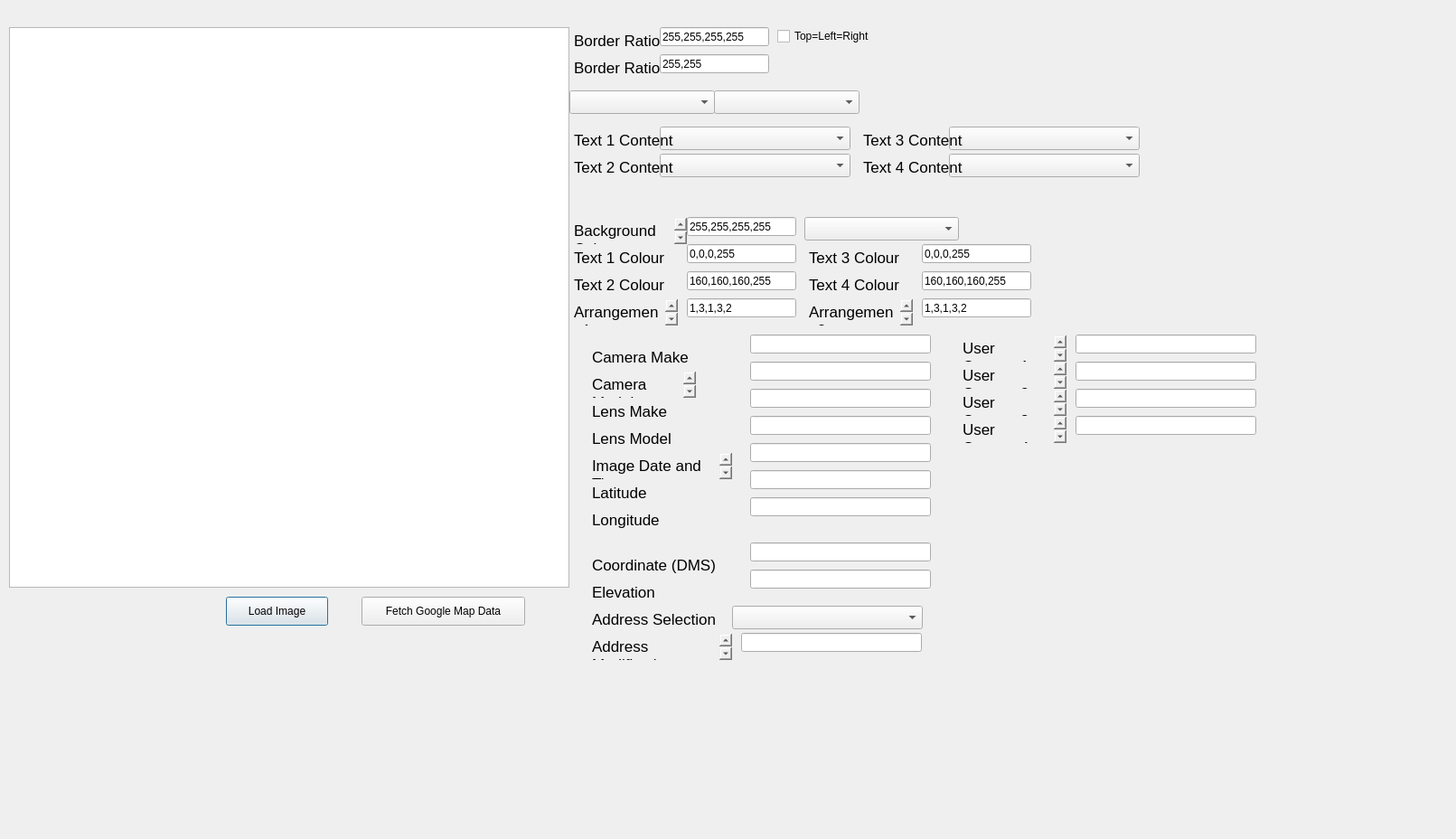
<?xml version="1.0" encoding="UTF-8"?>
<ui version="4.0">
 <class>Dialog</class>
 <widget class="QDialog" name="Dialog">
  <property name="geometry">
   <rect>
    <x>0</x>
    <y>0</y>
    <width>1611</width>
    <height>928</height>
   </rect>
  </property>
  <property name="sizePolicy">
   <sizepolicy hsizetype="Preferred" vsizetype="Preferred">
    <horstretch>0</horstretch>
    <verstretch>0</verstretch>
   </sizepolicy>
  </property>
  <property name="windowTitle">
   <string>CameraWatermark</string>
  </property>
  <widget class="QPushButton" name="Load_Image">
   <property name="geometry">
    <rect>
     <x>250</x>
     <y>660</y>
     <width>113</width>
     <height>32</height>
    </rect>
   </property>
   <property name="text">
    <string>Load Image</string>
   </property>
  </widget>
  <widget class="QGraphicsView" name="preview">
   <property name="geometry">
    <rect>
     <x>10</x>
     <y>30</y>
     <width>620</width>
     <height>620</height>
    </rect>
   </property>
   <property name="sizePolicy">
    <sizepolicy hsizetype="Fixed" vsizetype="Fixed">
     <horstretch>0</horstretch>
     <verstretch>0</verstretch>
    </sizepolicy>
   </property>
   <property name="styleSheet">
    <string notr="true"/>
   </property>
   <property name="frameShape">
    <enum>QFrame::StyledPanel</enum>
   </property>
   <property name="verticalScrollBarPolicy">
    <enum>Qt::ScrollBarAlwaysOff</enum>
   </property>
   <property name="horizontalScrollBarPolicy">
    <enum>Qt::ScrollBarAlwaysOff</enum>
   </property>
  </widget>
  <widget class="QComboBox" name="Font_Selection">
   <property name="geometry">
    <rect>
     <x>630</x>
     <y>100</y>
     <width>161</width>
     <height>26</height>
    </rect>
   </property>
  </widget>
  <widget class="QLineEdit" name="Background_Colour">
   <property name="geometry">
    <rect>
     <x>760</x>
     <y>240</y>
     <width>121</width>
     <height>21</height>
    </rect>
   </property>
   <property name="text">
    <string>255,255,255,255</string>
   </property>
  </widget>
  <widget class="QTextBrowser" name="Bottom_Border_Text_2">
   <property name="geometry">
    <rect>
     <x>630</x>
     <y>240</y>
     <width>131</width>
     <height>31</height>
    </rect>
   </property>
   <property name="styleSheet">
    <string notr="true">background-color: rgba(255, 255, 255, 0);
</string>
   </property>
   <property name="html">
    <string>&lt;!DOCTYPE HTML PUBLIC &quot;-//W3C//DTD HTML 4.0//EN&quot; &quot;http://www.w3.org/TR/REC-html40/strict.dtd&quot;&gt;
&lt;html&gt;&lt;head&gt;&lt;meta name=&quot;qrichtext&quot; content=&quot;1&quot; /&gt;&lt;style type=&quot;text/css&quot;&gt;
p, li { white-space: pre-wrap; }
&lt;/style&gt;&lt;/head&gt;&lt;body style=&quot; font-family:'.AppleSystemUIFont'; font-size:13pt; font-weight:400; font-style:normal;&quot;&gt;
&lt;p style=&quot; margin-top:0px; margin-bottom:0px; margin-left:0px; margin-right:0px; -qt-block-indent:0; text-indent:0px;&quot;&gt;Background Colour&lt;/p&gt;&lt;/body&gt;&lt;/html&gt;</string>
   </property>
  </widget>
  <widget class="QTextBrowser" name="Bottom_Border_Text_3">
   <property name="geometry">
    <rect>
     <x>630</x>
     <y>270</y>
     <width>131</width>
     <height>31</height>
    </rect>
   </property>
   <property name="styleSheet">
    <string notr="true">background-color: rgba(255, 255, 255, 0);
</string>
   </property>
   <property name="html">
    <string>&lt;!DOCTYPE HTML PUBLIC &quot;-//W3C//DTD HTML 4.0//EN&quot; &quot;http://www.w3.org/TR/REC-html40/strict.dtd&quot;&gt;
&lt;html&gt;&lt;head&gt;&lt;meta name=&quot;qrichtext&quot; content=&quot;1&quot; /&gt;&lt;style type=&quot;text/css&quot;&gt;
p, li { white-space: pre-wrap; }
&lt;/style&gt;&lt;/head&gt;&lt;body style=&quot; font-family:'.AppleSystemUIFont'; font-size:13pt; font-weight:400; font-style:normal;&quot;&gt;
&lt;p style=&quot; margin-top:0px; margin-bottom:0px; margin-left:0px; margin-right:0px; -qt-block-indent:0; text-indent:0px;&quot;&gt;Text 1 Colour&lt;/p&gt;&lt;/body&gt;&lt;/html&gt;</string>
   </property>
  </widget>
  <widget class="QLineEdit" name="Text1_Colour">
   <property name="geometry">
    <rect>
     <x>760</x>
     <y>270</y>
     <width>121</width>
     <height>21</height>
    </rect>
   </property>
   <property name="text">
    <string>0,0,0,255</string>
   </property>
  </widget>
  <widget class="QComboBox" name="Text1_Content">
   <property name="geometry">
    <rect>
     <x>730</x>
     <y>140</y>
     <width>211</width>
     <height>26</height>
    </rect>
   </property>
  </widget>
  <widget class="QTextBrowser" name="Bottom_Border_Text_4">
   <property name="geometry">
    <rect>
     <x>630</x>
     <y>140</y>
     <width>131</width>
     <height>31</height>
    </rect>
   </property>
   <property name="styleSheet">
    <string notr="true">background-color: rgba(255, 255, 255, 0);
</string>
   </property>
   <property name="html">
    <string>&lt;!DOCTYPE HTML PUBLIC &quot;-//W3C//DTD HTML 4.0//EN&quot; &quot;http://www.w3.org/TR/REC-html40/strict.dtd&quot;&gt;
&lt;html&gt;&lt;head&gt;&lt;meta name=&quot;qrichtext&quot; content=&quot;1&quot; /&gt;&lt;style type=&quot;text/css&quot;&gt;
p, li { white-space: pre-wrap; }
&lt;/style&gt;&lt;/head&gt;&lt;body style=&quot; font-family:'.AppleSystemUIFont'; font-size:13pt; font-weight:400; font-style:normal;&quot;&gt;
&lt;p style=&quot; margin-top:0px; margin-bottom:0px; margin-left:0px; margin-right:0px; -qt-block-indent:0; text-indent:0px;&quot;&gt;Text 1 Content&lt;/p&gt;&lt;/body&gt;&lt;/html&gt;</string>
   </property>
  </widget>
  <widget class="QLineEdit" name="Text2_Colour">
   <property name="geometry">
    <rect>
     <x>760</x>
     <y>300</y>
     <width>121</width>
     <height>21</height>
    </rect>
   </property>
   <property name="text">
    <string>160,160,160,255</string>
   </property>
  </widget>
  <widget class="QTextBrowser" name="Bottom_Border_Text_5">
   <property name="geometry">
    <rect>
     <x>630</x>
     <y>300</y>
     <width>131</width>
     <height>31</height>
    </rect>
   </property>
   <property name="styleSheet">
    <string notr="true">background-color: rgba(255, 255, 255, 0);
</string>
   </property>
   <property name="html">
    <string>&lt;!DOCTYPE HTML PUBLIC &quot;-//W3C//DTD HTML 4.0//EN&quot; &quot;http://www.w3.org/TR/REC-html40/strict.dtd&quot;&gt;
&lt;html&gt;&lt;head&gt;&lt;meta name=&quot;qrichtext&quot; content=&quot;1&quot; /&gt;&lt;style type=&quot;text/css&quot;&gt;
p, li { white-space: pre-wrap; }
&lt;/style&gt;&lt;/head&gt;&lt;body style=&quot; font-family:'.AppleSystemUIFont'; font-size:13pt; font-weight:400; font-style:normal;&quot;&gt;
&lt;p style=&quot; margin-top:0px; margin-bottom:0px; margin-left:0px; margin-right:0px; -qt-block-indent:0; text-indent:0px;&quot;&gt;Text 2 Colour&lt;/p&gt;&lt;/body&gt;&lt;/html&gt;</string>
   </property>
  </widget>
  <widget class="QComboBox" name="Text2_Content">
   <property name="geometry">
    <rect>
     <x>730</x>
     <y>170</y>
     <width>211</width>
     <height>26</height>
    </rect>
   </property>
  </widget>
  <widget class="QTextBrowser" name="Bottom_Border_Text_6">
   <property name="geometry">
    <rect>
     <x>630</x>
     <y>170</y>
     <width>131</width>
     <height>31</height>
    </rect>
   </property>
   <property name="styleSheet">
    <string notr="true">background-color: rgba(255, 255, 255, 0);
</string>
   </property>
   <property name="html">
    <string>&lt;!DOCTYPE HTML PUBLIC &quot;-//W3C//DTD HTML 4.0//EN&quot; &quot;http://www.w3.org/TR/REC-html40/strict.dtd&quot;&gt;
&lt;html&gt;&lt;head&gt;&lt;meta name=&quot;qrichtext&quot; content=&quot;1&quot; /&gt;&lt;style type=&quot;text/css&quot;&gt;
p, li { white-space: pre-wrap; }
&lt;/style&gt;&lt;/head&gt;&lt;body style=&quot; font-family:'.AppleSystemUIFont'; font-size:13pt; font-weight:400; font-style:normal;&quot;&gt;
&lt;p style=&quot; margin-top:0px; margin-bottom:0px; margin-left:0px; margin-right:0px; -qt-block-indent:0; text-indent:0px;&quot;&gt;Text 2 Content&lt;/p&gt;&lt;/body&gt;&lt;/html&gt;</string>
   </property>
  </widget>
  <widget class="QLineEdit" name="Arrangement_1">
   <property name="geometry">
    <rect>
     <x>760</x>
     <y>330</y>
     <width>121</width>
     <height>21</height>
    </rect>
   </property>
   <property name="text">
    <string>1,3,1,3,2</string>
   </property>
  </widget>
  <widget class="QTextBrowser" name="Bottom_Border_Text_8">
   <property name="geometry">
    <rect>
     <x>630</x>
     <y>330</y>
     <width>121</width>
     <height>31</height>
    </rect>
   </property>
   <property name="styleSheet">
    <string notr="true">background-color: rgba(255, 255, 255, 0);
</string>
   </property>
   <property name="html">
    <string>&lt;!DOCTYPE HTML PUBLIC &quot;-//W3C//DTD HTML 4.0//EN&quot; &quot;http://www.w3.org/TR/REC-html40/strict.dtd&quot;&gt;
&lt;html&gt;&lt;head&gt;&lt;meta name=&quot;qrichtext&quot; content=&quot;1&quot; /&gt;&lt;style type=&quot;text/css&quot;&gt;
p, li { white-space: pre-wrap; }
&lt;/style&gt;&lt;/head&gt;&lt;body style=&quot; font-family:'.AppleSystemUIFont'; font-size:13pt; font-weight:400; font-style:normal;&quot;&gt;
&lt;p style=&quot; margin-top:0px; margin-bottom:0px; margin-left:0px; margin-right:0px; -qt-block-indent:0; text-indent:0px;&quot;&gt;Arrangement 1&lt;/p&gt;&lt;/body&gt;&lt;/html&gt;</string>
   </property>
  </widget>
  <widget class="QComboBox" name="Font_Weight">
   <property name="geometry">
    <rect>
     <x>790</x>
     <y>100</y>
     <width>161</width>
     <height>26</height>
    </rect>
   </property>
  </widget>
  <widget class="QLineEdit" name="CameraMake_Text">
   <property name="geometry">
    <rect>
     <x>830</x>
     <y>370</y>
     <width>200</width>
     <height>21</height>
    </rect>
   </property>
  </widget>
  <widget class="QTextBrowser" name="Bottom_Border_Text_9">
   <property name="geometry">
    <rect>
     <x>650</x>
     <y>380</y>
     <width>121</width>
     <height>31</height>
    </rect>
   </property>
   <property name="styleSheet">
    <string notr="true">background-color: rgba(255, 255, 255, 0);
</string>
   </property>
   <property name="html">
    <string>&lt;!DOCTYPE HTML PUBLIC &quot;-//W3C//DTD HTML 4.0//EN&quot; &quot;http://www.w3.org/TR/REC-html40/strict.dtd&quot;&gt;
&lt;html&gt;&lt;head&gt;&lt;meta name=&quot;qrichtext&quot; content=&quot;1&quot; /&gt;&lt;style type=&quot;text/css&quot;&gt;
p, li { white-space: pre-wrap; }
&lt;/style&gt;&lt;/head&gt;&lt;body style=&quot; font-family:'.AppleSystemUIFont'; font-size:13pt; font-weight:400; font-style:normal;&quot;&gt;
&lt;p style=&quot; margin-top:0px; margin-bottom:0px; margin-left:0px; margin-right:0px; -qt-block-indent:0; text-indent:0px;&quot;&gt;Camera Make&lt;/p&gt;&lt;/body&gt;&lt;/html&gt;</string>
   </property>
  </widget>
  <widget class="QLineEdit" name="CameraModel_Text">
   <property name="geometry">
    <rect>
     <x>830</x>
     <y>400</y>
     <width>200</width>
     <height>21</height>
    </rect>
   </property>
  </widget>
  <widget class="QTextBrowser" name="Bottom_Border_Text_10">
   <property name="geometry">
    <rect>
     <x>650</x>
     <y>410</y>
     <width>121</width>
     <height>31</height>
    </rect>
   </property>
   <property name="styleSheet">
    <string notr="true">background-color: rgba(255, 255, 255, 0);
</string>
   </property>
   <property name="html">
    <string>&lt;!DOCTYPE HTML PUBLIC &quot;-//W3C//DTD HTML 4.0//EN&quot; &quot;http://www.w3.org/TR/REC-html40/strict.dtd&quot;&gt;
&lt;html&gt;&lt;head&gt;&lt;meta name=&quot;qrichtext&quot; content=&quot;1&quot; /&gt;&lt;style type=&quot;text/css&quot;&gt;
p, li { white-space: pre-wrap; }
&lt;/style&gt;&lt;/head&gt;&lt;body style=&quot; font-family:'.AppleSystemUIFont'; font-size:13pt; font-weight:400; font-style:normal;&quot;&gt;
&lt;p style=&quot; margin-top:0px; margin-bottom:0px; margin-left:0px; margin-right:0px; -qt-block-indent:0; text-indent:0px;&quot;&gt;Camera Model&lt;/p&gt;&lt;/body&gt;&lt;/html&gt;</string>
   </property>
  </widget>
  <widget class="QLineEdit" name="LensMake_Text">
   <property name="geometry">
    <rect>
     <x>830</x>
     <y>430</y>
     <width>200</width>
     <height>21</height>
    </rect>
   </property>
  </widget>
  <widget class="QLineEdit" name="LensModel_Text">
   <property name="geometry">
    <rect>
     <x>830</x>
     <y>460</y>
     <width>200</width>
     <height>21</height>
    </rect>
   </property>
  </widget>
  <widget class="QTextBrowser" name="Bottom_Border_Text_11">
   <property name="geometry">
    <rect>
     <x>650</x>
     <y>440</y>
     <width>121</width>
     <height>31</height>
    </rect>
   </property>
   <property name="styleSheet">
    <string notr="true">background-color: rgba(255, 255, 255, 0);
</string>
   </property>
   <property name="html">
    <string>&lt;!DOCTYPE HTML PUBLIC &quot;-//W3C//DTD HTML 4.0//EN&quot; &quot;http://www.w3.org/TR/REC-html40/strict.dtd&quot;&gt;
&lt;html&gt;&lt;head&gt;&lt;meta name=&quot;qrichtext&quot; content=&quot;1&quot; /&gt;&lt;style type=&quot;text/css&quot;&gt;
p, li { white-space: pre-wrap; }
&lt;/style&gt;&lt;/head&gt;&lt;body style=&quot; font-family:'.AppleSystemUIFont'; font-size:13pt; font-weight:400; font-style:normal;&quot;&gt;
&lt;p style=&quot; margin-top:0px; margin-bottom:0px; margin-left:0px; margin-right:0px; -qt-block-indent:0; text-indent:0px;&quot;&gt;Lens Make&lt;/p&gt;&lt;/body&gt;&lt;/html&gt;</string>
   </property>
  </widget>
  <widget class="QTextBrowser" name="Bottom_Border_Text_12">
   <property name="geometry">
    <rect>
     <x>650</x>
     <y>470</y>
     <width>121</width>
     <height>31</height>
    </rect>
   </property>
   <property name="styleSheet">
    <string notr="true">background-color: rgba(255, 255, 255, 0);
</string>
   </property>
   <property name="html">
    <string>&lt;!DOCTYPE HTML PUBLIC &quot;-//W3C//DTD HTML 4.0//EN&quot; &quot;http://www.w3.org/TR/REC-html40/strict.dtd&quot;&gt;
&lt;html&gt;&lt;head&gt;&lt;meta name=&quot;qrichtext&quot; content=&quot;1&quot; /&gt;&lt;style type=&quot;text/css&quot;&gt;
p, li { white-space: pre-wrap; }
&lt;/style&gt;&lt;/head&gt;&lt;body style=&quot; font-family:'.AppleSystemUIFont'; font-size:13pt; font-weight:400; font-style:normal;&quot;&gt;
&lt;p style=&quot; margin-top:0px; margin-bottom:0px; margin-left:0px; margin-right:0px; -qt-block-indent:0; text-indent:0px;&quot;&gt;Lens Model&lt;/p&gt;&lt;/body&gt;&lt;/html&gt;</string>
   </property>
  </widget>
  <widget class="QTextBrowser" name="Bottom_Border_Text_13">
   <property name="geometry">
    <rect>
     <x>650</x>
     <y>500</y>
     <width>161</width>
     <height>31</height>
    </rect>
   </property>
   <property name="styleSheet">
    <string notr="true">background-color: rgba(255, 255, 255, 0);
</string>
   </property>
   <property name="html">
    <string>&lt;!DOCTYPE HTML PUBLIC &quot;-//W3C//DTD HTML 4.0//EN&quot; &quot;http://www.w3.org/TR/REC-html40/strict.dtd&quot;&gt;
&lt;html&gt;&lt;head&gt;&lt;meta name=&quot;qrichtext&quot; content=&quot;1&quot; /&gt;&lt;style type=&quot;text/css&quot;&gt;
p, li { white-space: pre-wrap; }
&lt;/style&gt;&lt;/head&gt;&lt;body style=&quot; font-family:'.AppleSystemUIFont'; font-size:13pt; font-weight:400; font-style:normal;&quot;&gt;
&lt;p style=&quot; margin-top:0px; margin-bottom:0px; margin-left:0px; margin-right:0px; -qt-block-indent:0; text-indent:0px;&quot;&gt;Image Date and Time&lt;/p&gt;&lt;/body&gt;&lt;/html&gt;</string>
   </property>
  </widget>
  <widget class="QLineEdit" name="DateTime_Text">
   <property name="geometry">
    <rect>
     <x>830</x>
     <y>490</y>
     <width>200</width>
     <height>21</height>
    </rect>
   </property>
  </widget>
  <widget class="QTextBrowser" name="Bottom_Border_Text_14">
   <property name="geometry">
    <rect>
     <x>650</x>
     <y>530</y>
     <width>161</width>
     <height>31</height>
    </rect>
   </property>
   <property name="styleSheet">
    <string notr="true">background-color: rgba(255, 255, 255, 0);
</string>
   </property>
   <property name="html">
    <string>&lt;!DOCTYPE HTML PUBLIC &quot;-//W3C//DTD HTML 4.0//EN&quot; &quot;http://www.w3.org/TR/REC-html40/strict.dtd&quot;&gt;
&lt;html&gt;&lt;head&gt;&lt;meta name=&quot;qrichtext&quot; content=&quot;1&quot; /&gt;&lt;style type=&quot;text/css&quot;&gt;
p, li { white-space: pre-wrap; }
&lt;/style&gt;&lt;/head&gt;&lt;body style=&quot; font-family:'.AppleSystemUIFont'; font-size:13pt; font-weight:400; font-style:normal;&quot;&gt;
&lt;p style=&quot; margin-top:0px; margin-bottom:0px; margin-left:0px; margin-right:0px; -qt-block-indent:0; text-indent:0px;&quot;&gt;Latitude&lt;/p&gt;&lt;/body&gt;&lt;/html&gt;</string>
   </property>
  </widget>
  <widget class="QLineEdit" name="Latitude_Text">
   <property name="geometry">
    <rect>
     <x>830</x>
     <y>520</y>
     <width>200</width>
     <height>21</height>
    </rect>
   </property>
  </widget>
  <widget class="QTextBrowser" name="Bottom_Border_Text_15">
   <property name="geometry">
    <rect>
     <x>650</x>
     <y>610</y>
     <width>161</width>
     <height>31</height>
    </rect>
   </property>
   <property name="styleSheet">
    <string notr="true">background-color: rgba(255, 255, 255, 0);
</string>
   </property>
   <property name="html">
    <string>&lt;!DOCTYPE HTML PUBLIC &quot;-//W3C//DTD HTML 4.0//EN&quot; &quot;http://www.w3.org/TR/REC-html40/strict.dtd&quot;&gt;
&lt;html&gt;&lt;head&gt;&lt;meta name=&quot;qrichtext&quot; content=&quot;1&quot; /&gt;&lt;style type=&quot;text/css&quot;&gt;
p, li { white-space: pre-wrap; }
&lt;/style&gt;&lt;/head&gt;&lt;body style=&quot; font-family:'.AppleSystemUIFont'; font-size:13pt; font-weight:400; font-style:normal;&quot;&gt;
&lt;p style=&quot; margin-top:0px; margin-bottom:0px; margin-left:0px; margin-right:0px; -qt-block-indent:0; text-indent:0px;&quot;&gt;Coordinate (DMS)&lt;/p&gt;&lt;/body&gt;&lt;/html&gt;</string>
   </property>
  </widget>
  <widget class="QLineEdit" name="CoordinateStr_Text">
   <property name="geometry">
    <rect>
     <x>830</x>
     <y>600</y>
     <width>200</width>
     <height>21</height>
    </rect>
   </property>
  </widget>
  <widget class="QTextBrowser" name="Bottom_Border_Text_16">
   <property name="geometry">
    <rect>
     <x>650</x>
     <y>640</y>
     <width>161</width>
     <height>31</height>
    </rect>
   </property>
   <property name="styleSheet">
    <string notr="true">background-color: rgba(255, 255, 255, 0);
</string>
   </property>
   <property name="html">
    <string>&lt;!DOCTYPE HTML PUBLIC &quot;-//W3C//DTD HTML 4.0//EN&quot; &quot;http://www.w3.org/TR/REC-html40/strict.dtd&quot;&gt;
&lt;html&gt;&lt;head&gt;&lt;meta name=&quot;qrichtext&quot; content=&quot;1&quot; /&gt;&lt;style type=&quot;text/css&quot;&gt;
p, li { white-space: pre-wrap; }
&lt;/style&gt;&lt;/head&gt;&lt;body style=&quot; font-family:'.AppleSystemUIFont'; font-size:13pt; font-weight:400; font-style:normal;&quot;&gt;
&lt;p style=&quot; margin-top:0px; margin-bottom:0px; margin-left:0px; margin-right:0px; -qt-block-indent:0; text-indent:0px;&quot;&gt;Elevation&lt;/p&gt;&lt;/body&gt;&lt;/html&gt;</string>
   </property>
  </widget>
  <widget class="QLineEdit" name="Elevation_Text">
   <property name="geometry">
    <rect>
     <x>830</x>
     <y>630</y>
     <width>200</width>
     <height>21</height>
    </rect>
   </property>
  </widget>
  <widget class="QTextBrowser" name="Bottom_Border_Text_17">
   <property name="geometry">
    <rect>
     <x>650</x>
     <y>670</y>
     <width>161</width>
     <height>31</height>
    </rect>
   </property>
   <property name="styleSheet">
    <string notr="true">background-color: rgba(255, 255, 255, 0);
</string>
   </property>
   <property name="html">
    <string>&lt;!DOCTYPE HTML PUBLIC &quot;-//W3C//DTD HTML 4.0//EN&quot; &quot;http://www.w3.org/TR/REC-html40/strict.dtd&quot;&gt;
&lt;html&gt;&lt;head&gt;&lt;meta name=&quot;qrichtext&quot; content=&quot;1&quot; /&gt;&lt;style type=&quot;text/css&quot;&gt;
p, li { white-space: pre-wrap; }
&lt;/style&gt;&lt;/head&gt;&lt;body style=&quot; font-family:'.AppleSystemUIFont'; font-size:13pt; font-weight:400; font-style:normal;&quot;&gt;
&lt;p style=&quot; margin-top:0px; margin-bottom:0px; margin-left:0px; margin-right:0px; -qt-block-indent:0; text-indent:0px;&quot;&gt;Address Selection&lt;/p&gt;&lt;/body&gt;&lt;/html&gt;</string>
   </property>
  </widget>
  <widget class="QPushButton" name="Fetch_Google_Map_Data">
   <property name="geometry">
    <rect>
     <x>400</x>
     <y>660</y>
     <width>181</width>
     <height>32</height>
    </rect>
   </property>
   <property name="text">
    <string>Fetch Google Map Data</string>
   </property>
  </widget>
  <widget class="QTextBrowser" name="Bottom_Border_Text_18">
   <property name="geometry">
    <rect>
     <x>650</x>
     <y>560</y>
     <width>161</width>
     <height>31</height>
    </rect>
   </property>
   <property name="styleSheet">
    <string notr="true">background-color: rgba(255, 255, 255, 0);
</string>
   </property>
   <property name="html">
    <string>&lt;!DOCTYPE HTML PUBLIC &quot;-//W3C//DTD HTML 4.0//EN&quot; &quot;http://www.w3.org/TR/REC-html40/strict.dtd&quot;&gt;
&lt;html&gt;&lt;head&gt;&lt;meta name=&quot;qrichtext&quot; content=&quot;1&quot; /&gt;&lt;style type=&quot;text/css&quot;&gt;
p, li { white-space: pre-wrap; }
&lt;/style&gt;&lt;/head&gt;&lt;body style=&quot; font-family:'.AppleSystemUIFont'; font-size:13pt; font-weight:400; font-style:normal;&quot;&gt;
&lt;p style=&quot; margin-top:0px; margin-bottom:0px; margin-left:0px; margin-right:0px; -qt-block-indent:0; text-indent:0px;&quot;&gt;Longitude&lt;/p&gt;&lt;/body&gt;&lt;/html&gt;</string>
   </property>
  </widget>
  <widget class="QLineEdit" name="Longitude_Text">
   <property name="geometry">
    <rect>
     <x>830</x>
     <y>550</y>
     <width>200</width>
     <height>21</height>
    </rect>
   </property>
  </widget>
  <widget class="QComboBox" name="AddressList">
   <property name="geometry">
    <rect>
     <x>810</x>
     <y>670</y>
     <width>211</width>
     <height>26</height>
    </rect>
   </property>
  </widget>
  <widget class="QTextBrowser" name="Bottom_Border_Text_19">
   <property name="geometry">
    <rect>
     <x>650</x>
     <y>700</y>
     <width>161</width>
     <height>31</height>
    </rect>
   </property>
   <property name="styleSheet">
    <string notr="true">background-color: rgba(255, 255, 255, 0);
</string>
   </property>
   <property name="html">
    <string>&lt;!DOCTYPE HTML PUBLIC &quot;-//W3C//DTD HTML 4.0//EN&quot; &quot;http://www.w3.org/TR/REC-html40/strict.dtd&quot;&gt;
&lt;html&gt;&lt;head&gt;&lt;meta name=&quot;qrichtext&quot; content=&quot;1&quot; /&gt;&lt;style type=&quot;text/css&quot;&gt;
p, li { white-space: pre-wrap; }
&lt;/style&gt;&lt;/head&gt;&lt;body style=&quot; font-family:'.AppleSystemUIFont'; font-size:13pt; font-weight:400; font-style:normal;&quot;&gt;
&lt;p style=&quot; margin-top:0px; margin-bottom:0px; margin-left:0px; margin-right:0px; -qt-block-indent:0; text-indent:0px;&quot;&gt;Address Modification&lt;/p&gt;&lt;/body&gt;&lt;/html&gt;</string>
   </property>
  </widget>
  <widget class="QLineEdit" name="Address_Modification">
   <property name="geometry">
    <rect>
     <x>820</x>
     <y>700</y>
     <width>200</width>
     <height>21</height>
    </rect>
   </property>
  </widget>
  <widget class="QLineEdit" name="Border_Ratio_Text">
   <property name="geometry">
    <rect>
     <x>730</x>
     <y>30</y>
     <width>121</width>
     <height>21</height>
    </rect>
   </property>
   <property name="text">
    <string>255,255,255,255</string>
   </property>
  </widget>
  <widget class="QTextBrowser" name="Bottom_Border_Text_7">
   <property name="geometry">
    <rect>
     <x>630</x>
     <y>30</y>
     <width>131</width>
     <height>31</height>
    </rect>
   </property>
   <property name="styleSheet">
    <string notr="true">background-color: rgba(255, 255, 255, 0);
</string>
   </property>
   <property name="html">
    <string>&lt;!DOCTYPE HTML PUBLIC &quot;-//W3C//DTD HTML 4.0//EN&quot; &quot;http://www.w3.org/TR/REC-html40/strict.dtd&quot;&gt;
&lt;html&gt;&lt;head&gt;&lt;meta name=&quot;qrichtext&quot; content=&quot;1&quot; /&gt;&lt;style type=&quot;text/css&quot;&gt;
p, li { white-space: pre-wrap; }
&lt;/style&gt;&lt;/head&gt;&lt;body style=&quot; font-family:'.AppleSystemUIFont'; font-size:13pt; font-weight:400; font-style:normal;&quot;&gt;
&lt;p style=&quot; margin-top:0px; margin-bottom:0px; margin-left:0px; margin-right:0px; -qt-block-indent:0; text-indent:0px;&quot;&gt;Border Ratio&lt;/p&gt;&lt;/body&gt;&lt;/html&gt;</string>
   </property>
  </widget>
  <widget class="QTextBrowser" name="Bottom_Border_Text_20">
   <property name="geometry">
    <rect>
     <x>630</x>
     <y>60</y>
     <width>131</width>
     <height>31</height>
    </rect>
   </property>
   <property name="styleSheet">
    <string notr="true">background-color: rgba(255, 255, 255, 0);
</string>
   </property>
   <property name="html">
    <string>&lt;!DOCTYPE HTML PUBLIC &quot;-//W3C//DTD HTML 4.0//EN&quot; &quot;http://www.w3.org/TR/REC-html40/strict.dtd&quot;&gt;
&lt;html&gt;&lt;head&gt;&lt;meta name=&quot;qrichtext&quot; content=&quot;1&quot; /&gt;&lt;style type=&quot;text/css&quot;&gt;
p, li { white-space: pre-wrap; }
&lt;/style&gt;&lt;/head&gt;&lt;body style=&quot; font-family:'.AppleSystemUIFont'; font-size:13pt; font-weight:400; font-style:normal;&quot;&gt;
&lt;p style=&quot; margin-top:0px; margin-bottom:0px; margin-left:0px; margin-right:0px; -qt-block-indent:0; text-indent:0px;&quot;&gt;Border Ratio&lt;/p&gt;&lt;/body&gt;&lt;/html&gt;</string>
   </property>
  </widget>
  <widget class="QLineEdit" name="Border_Ratio_Equal_Text">
   <property name="geometry">
    <rect>
     <x>730</x>
     <y>60</y>
     <width>121</width>
     <height>21</height>
    </rect>
   </property>
   <property name="text">
    <string>255,255</string>
   </property>
  </widget>
  <widget class="QCheckBox" name="BorderRatioType">
   <property name="geometry">
    <rect>
     <x>860</x>
     <y>30</y>
     <width>121</width>
     <height>20</height>
    </rect>
   </property>
   <property name="text">
    <string>Top=Left=Right</string>
   </property>
  </widget>
  <widget class="QTextBrowser" name="Bottom_Border_Text_21">
   <property name="geometry">
    <rect>
     <x>1060</x>
     <y>400</y>
     <width>121</width>
     <height>31</height>
    </rect>
   </property>
   <property name="styleSheet">
    <string notr="true">background-color: rgba(255, 255, 255, 0);
</string>
   </property>
   <property name="html">
    <string>&lt;!DOCTYPE HTML PUBLIC &quot;-//W3C//DTD HTML 4.0//EN&quot; &quot;http://www.w3.org/TR/REC-html40/strict.dtd&quot;&gt;
&lt;html&gt;&lt;head&gt;&lt;meta name=&quot;qrichtext&quot; content=&quot;1&quot; /&gt;&lt;style type=&quot;text/css&quot;&gt;
p, li { white-space: pre-wrap; }
&lt;/style&gt;&lt;/head&gt;&lt;body style=&quot; font-family:'.AppleSystemUIFont'; font-size:13pt; font-weight:400; font-style:normal;&quot;&gt;
&lt;p style=&quot; margin-top:0px; margin-bottom:0px; margin-left:0px; margin-right:0px; -qt-block-indent:0; text-indent:0px;&quot;&gt;User Content 2&lt;/p&gt;&lt;/body&gt;&lt;/html&gt;</string>
   </property>
  </widget>
  <widget class="QLineEdit" name="UserDefinedText_4">
   <property name="geometry">
    <rect>
     <x>1190</x>
     <y>460</y>
     <width>200</width>
     <height>21</height>
    </rect>
   </property>
  </widget>
  <widget class="QTextBrowser" name="Bottom_Border_Text_22">
   <property name="geometry">
    <rect>
     <x>1060</x>
     <y>460</y>
     <width>121</width>
     <height>31</height>
    </rect>
   </property>
   <property name="styleSheet">
    <string notr="true">background-color: rgba(255, 255, 255, 0);
</string>
   </property>
   <property name="html">
    <string>&lt;!DOCTYPE HTML PUBLIC &quot;-//W3C//DTD HTML 4.0//EN&quot; &quot;http://www.w3.org/TR/REC-html40/strict.dtd&quot;&gt;
&lt;html&gt;&lt;head&gt;&lt;meta name=&quot;qrichtext&quot; content=&quot;1&quot; /&gt;&lt;style type=&quot;text/css&quot;&gt;
p, li { white-space: pre-wrap; }
&lt;/style&gt;&lt;/head&gt;&lt;body style=&quot; font-family:'.AppleSystemUIFont'; font-size:13pt; font-weight:400; font-style:normal;&quot;&gt;
&lt;p style=&quot; margin-top:0px; margin-bottom:0px; margin-left:0px; margin-right:0px; -qt-block-indent:0; text-indent:0px;&quot;&gt;User Content 4&lt;/p&gt;&lt;/body&gt;&lt;/html&gt;</string>
   </property>
  </widget>
  <widget class="QLineEdit" name="UserDefinedText_1">
   <property name="geometry">
    <rect>
     <x>1190</x>
     <y>370</y>
     <width>200</width>
     <height>21</height>
    </rect>
   </property>
  </widget>
  <widget class="QLineEdit" name="UserDefinedText_2">
   <property name="geometry">
    <rect>
     <x>1190</x>
     <y>400</y>
     <width>200</width>
     <height>21</height>
    </rect>
   </property>
  </widget>
  <widget class="QLineEdit" name="UserDefinedText_3">
   <property name="geometry">
    <rect>
     <x>1190</x>
     <y>430</y>
     <width>200</width>
     <height>21</height>
    </rect>
   </property>
  </widget>
  <widget class="QTextBrowser" name="Bottom_Border_Text_23">
   <property name="geometry">
    <rect>
     <x>1060</x>
     <y>370</y>
     <width>121</width>
     <height>31</height>
    </rect>
   </property>
   <property name="styleSheet">
    <string notr="true">background-color: rgba(255, 255, 255, 0);
</string>
   </property>
   <property name="html">
    <string>&lt;!DOCTYPE HTML PUBLIC &quot;-//W3C//DTD HTML 4.0//EN&quot; &quot;http://www.w3.org/TR/REC-html40/strict.dtd&quot;&gt;
&lt;html&gt;&lt;head&gt;&lt;meta name=&quot;qrichtext&quot; content=&quot;1&quot; /&gt;&lt;style type=&quot;text/css&quot;&gt;
p, li { white-space: pre-wrap; }
&lt;/style&gt;&lt;/head&gt;&lt;body style=&quot; font-family:'.AppleSystemUIFont'; font-size:13pt; font-weight:400; font-style:normal;&quot;&gt;
&lt;p style=&quot; margin-top:0px; margin-bottom:0px; margin-left:0px; margin-right:0px; -qt-block-indent:0; text-indent:0px;&quot;&gt;User Content 1&lt;/p&gt;&lt;/body&gt;&lt;/html&gt;</string>
   </property>
  </widget>
  <widget class="QTextBrowser" name="Bottom_Border_Text_24">
   <property name="geometry">
    <rect>
     <x>1060</x>
     <y>430</y>
     <width>121</width>
     <height>31</height>
    </rect>
   </property>
   <property name="styleSheet">
    <string notr="true">background-color: rgba(255, 255, 255, 0);
</string>
   </property>
   <property name="html">
    <string>&lt;!DOCTYPE HTML PUBLIC &quot;-//W3C//DTD HTML 4.0//EN&quot; &quot;http://www.w3.org/TR/REC-html40/strict.dtd&quot;&gt;
&lt;html&gt;&lt;head&gt;&lt;meta name=&quot;qrichtext&quot; content=&quot;1&quot; /&gt;&lt;style type=&quot;text/css&quot;&gt;
p, li { white-space: pre-wrap; }
&lt;/style&gt;&lt;/head&gt;&lt;body style=&quot; font-family:'.AppleSystemUIFont'; font-size:13pt; font-weight:400; font-style:normal;&quot;&gt;
&lt;p style=&quot; margin-top:0px; margin-bottom:0px; margin-left:0px; margin-right:0px; -qt-block-indent:0; text-indent:0px;&quot;&gt;User Content 3&lt;/p&gt;&lt;/body&gt;&lt;/html&gt;</string>
   </property>
  </widget>
  <widget class="QLineEdit" name="Arrangement_2">
   <property name="geometry">
    <rect>
     <x>1020</x>
     <y>330</y>
     <width>121</width>
     <height>21</height>
    </rect>
   </property>
   <property name="text">
    <string>1,3,1,3,2</string>
   </property>
  </widget>
  <widget class="QTextBrowser" name="Bottom_Border_Text_25">
   <property name="geometry">
    <rect>
     <x>890</x>
     <y>330</y>
     <width>121</width>
     <height>31</height>
    </rect>
   </property>
   <property name="styleSheet">
    <string notr="true">background-color: rgba(255, 255, 255, 0);
</string>
   </property>
   <property name="html">
    <string>&lt;!DOCTYPE HTML PUBLIC &quot;-//W3C//DTD HTML 4.0//EN&quot; &quot;http://www.w3.org/TR/REC-html40/strict.dtd&quot;&gt;
&lt;html&gt;&lt;head&gt;&lt;meta name=&quot;qrichtext&quot; content=&quot;1&quot; /&gt;&lt;style type=&quot;text/css&quot;&gt;
p, li { white-space: pre-wrap; }
&lt;/style&gt;&lt;/head&gt;&lt;body style=&quot; font-family:'.AppleSystemUIFont'; font-size:13pt; font-weight:400; font-style:normal;&quot;&gt;
&lt;p style=&quot; margin-top:0px; margin-bottom:0px; margin-left:0px; margin-right:0px; -qt-block-indent:0; text-indent:0px;&quot;&gt;Arrangement 2&lt;/p&gt;&lt;/body&gt;&lt;/html&gt;</string>
   </property>
  </widget>
  <widget class="QComboBox" name="Text3_Content">
   <property name="geometry">
    <rect>
     <x>1050</x>
     <y>140</y>
     <width>211</width>
     <height>26</height>
    </rect>
   </property>
  </widget>
  <widget class="QTextBrowser" name="Bottom_Border_Text_26">
   <property name="geometry">
    <rect>
     <x>950</x>
     <y>140</y>
     <width>131</width>
     <height>31</height>
    </rect>
   </property>
   <property name="styleSheet">
    <string notr="true">background-color: rgba(255, 255, 255, 0);
</string>
   </property>
   <property name="html">
    <string>&lt;!DOCTYPE HTML PUBLIC &quot;-//W3C//DTD HTML 4.0//EN&quot; &quot;http://www.w3.org/TR/REC-html40/strict.dtd&quot;&gt;
&lt;html&gt;&lt;head&gt;&lt;meta name=&quot;qrichtext&quot; content=&quot;1&quot; /&gt;&lt;style type=&quot;text/css&quot;&gt;
p, li { white-space: pre-wrap; }
&lt;/style&gt;&lt;/head&gt;&lt;body style=&quot; font-family:'.AppleSystemUIFont'; font-size:13pt; font-weight:400; font-style:normal;&quot;&gt;
&lt;p style=&quot; margin-top:0px; margin-bottom:0px; margin-left:0px; margin-right:0px; -qt-block-indent:0; text-indent:0px;&quot;&gt;Text 3 Content&lt;/p&gt;&lt;/body&gt;&lt;/html&gt;</string>
   </property>
  </widget>
  <widget class="QComboBox" name="Text4_Content">
   <property name="geometry">
    <rect>
     <x>1050</x>
     <y>170</y>
     <width>211</width>
     <height>26</height>
    </rect>
   </property>
  </widget>
  <widget class="QTextBrowser" name="Bottom_Border_Text_27">
   <property name="geometry">
    <rect>
     <x>950</x>
     <y>170</y>
     <width>131</width>
     <height>31</height>
    </rect>
   </property>
   <property name="styleSheet">
    <string notr="true">background-color: rgba(255, 255, 255, 0);
</string>
   </property>
   <property name="html">
    <string>&lt;!DOCTYPE HTML PUBLIC &quot;-//W3C//DTD HTML 4.0//EN&quot; &quot;http://www.w3.org/TR/REC-html40/strict.dtd&quot;&gt;
&lt;html&gt;&lt;head&gt;&lt;meta name=&quot;qrichtext&quot; content=&quot;1&quot; /&gt;&lt;style type=&quot;text/css&quot;&gt;
p, li { white-space: pre-wrap; }
&lt;/style&gt;&lt;/head&gt;&lt;body style=&quot; font-family:'.AppleSystemUIFont'; font-size:13pt; font-weight:400; font-style:normal;&quot;&gt;
&lt;p style=&quot; margin-top:0px; margin-bottom:0px; margin-left:0px; margin-right:0px; -qt-block-indent:0; text-indent:0px;&quot;&gt;Text 4 Content&lt;/p&gt;&lt;/body&gt;&lt;/html&gt;</string>
   </property>
  </widget>
  <widget class="QTextBrowser" name="Bottom_Border_Text_28">
   <property name="geometry">
    <rect>
     <x>890</x>
     <y>270</y>
     <width>131</width>
     <height>31</height>
    </rect>
   </property>
   <property name="styleSheet">
    <string notr="true">background-color: rgba(255, 255, 255, 0);
</string>
   </property>
   <property name="html">
    <string>&lt;!DOCTYPE HTML PUBLIC &quot;-//W3C//DTD HTML 4.0//EN&quot; &quot;http://www.w3.org/TR/REC-html40/strict.dtd&quot;&gt;
&lt;html&gt;&lt;head&gt;&lt;meta name=&quot;qrichtext&quot; content=&quot;1&quot; /&gt;&lt;style type=&quot;text/css&quot;&gt;
p, li { white-space: pre-wrap; }
&lt;/style&gt;&lt;/head&gt;&lt;body style=&quot; font-family:'.AppleSystemUIFont'; font-size:13pt; font-weight:400; font-style:normal;&quot;&gt;
&lt;p style=&quot; margin-top:0px; margin-bottom:0px; margin-left:0px; margin-right:0px; -qt-block-indent:0; text-indent:0px;&quot;&gt;Text 3 Colour&lt;/p&gt;&lt;/body&gt;&lt;/html&gt;</string>
   </property>
  </widget>
  <widget class="QLineEdit" name="Text3_Colour">
   <property name="geometry">
    <rect>
     <x>1020</x>
     <y>270</y>
     <width>121</width>
     <height>21</height>
    </rect>
   </property>
   <property name="text">
    <string>0,0,0,255</string>
   </property>
  </widget>
  <widget class="QLineEdit" name="Text4_Colour">
   <property name="geometry">
    <rect>
     <x>1020</x>
     <y>300</y>
     <width>121</width>
     <height>21</height>
    </rect>
   </property>
   <property name="text">
    <string>160,160,160,255</string>
   </property>
  </widget>
  <widget class="QTextBrowser" name="Bottom_Border_Text_29">
   <property name="geometry">
    <rect>
     <x>890</x>
     <y>300</y>
     <width>131</width>
     <height>31</height>
    </rect>
   </property>
   <property name="styleSheet">
    <string notr="true">background-color: rgba(255, 255, 255, 0);
</string>
   </property>
   <property name="html">
    <string>&lt;!DOCTYPE HTML PUBLIC &quot;-//W3C//DTD HTML 4.0//EN&quot; &quot;http://www.w3.org/TR/REC-html40/strict.dtd&quot;&gt;
&lt;html&gt;&lt;head&gt;&lt;meta name=&quot;qrichtext&quot; content=&quot;1&quot; /&gt;&lt;style type=&quot;text/css&quot;&gt;
p, li { white-space: pre-wrap; }
&lt;/style&gt;&lt;/head&gt;&lt;body style=&quot; font-family:'.AppleSystemUIFont'; font-size:13pt; font-weight:400; font-style:normal;&quot;&gt;
&lt;p style=&quot; margin-top:0px; margin-bottom:0px; margin-left:0px; margin-right:0px; -qt-block-indent:0; text-indent:0px;&quot;&gt;Text 4 Colour&lt;/p&gt;&lt;/body&gt;&lt;/html&gt;</string>
   </property>
  </widget>
  <widget class="QComboBox" name="Background_Colour_Selection">
   <property name="geometry">
    <rect>
     <x>890</x>
     <y>240</y>
     <width>171</width>
     <height>26</height>
    </rect>
   </property>
  </widget>
 </widget>
 <resources>
  <include location="UI_Fonts.qrc"/>
 </resources>
 <connections/>
</ui>
